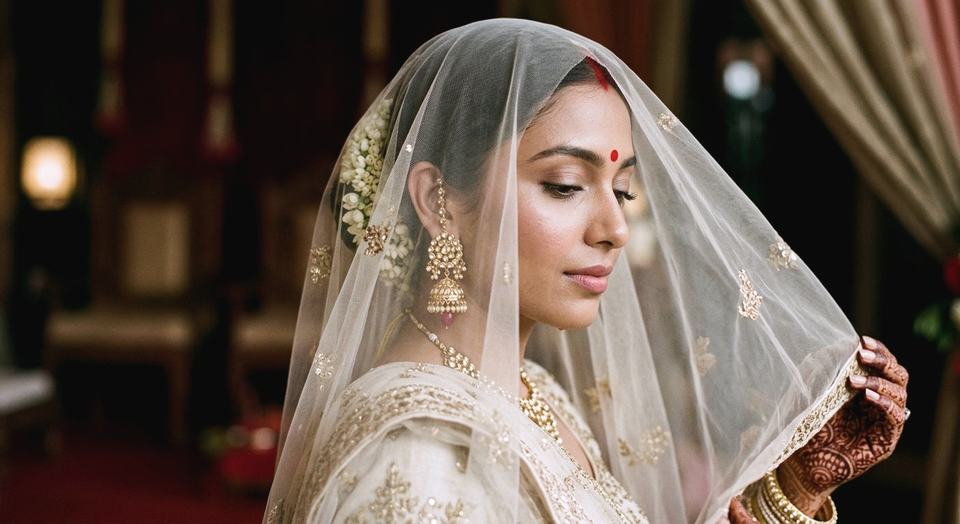
#> input picture assets/img/bridal-1-960.jpg, 960 x 524 px
$ python -i build_assets.py   (imports and definitions only)
#> lines starting #> are read from the running program, lines starting #| are printed output that depends on the picture
#> further down, picture is the input picture: PIL image 960x524 RGB; mean R, G, B 99.1, 84.8, 74.5
import json, subprocess, pathlib, base64, io
from PIL import Image, ImageEnhance, ImageFilter
ROOT = pathlib.Path('/home/user/mumbai-showcase')
IMG = ROOT/'assets/img'
# [1 line that did not run here, left out]

SRC = {
 'interior-1': ('interior', 'Living room study, illustrative'),
 'interior-2': ('interior', 'Material and light study, illustrative'),
 'bridal-1':   ('bridal',   'Bridal beauty study, illustrative'),
 'bridal-2':   ('bridal',   'Preparation still life, illustrative'),
 'couture-1':  ('couture',  'Textile and embroidery study, illustrative'),
 'couture-2':  ('couture',  'Jewellery still life, illustrative'),
 'cake-1':     ('cake',     'Celebration cake study, illustrative'),
 'cake-2':     ('cake',     'Cake detail study, illustrative'),
 'film-1':     ('film',     'Ceremony detail frame, illustrative'),
 'film-2':     ('film',     'Golden hour frame, illustrative'),
}
WIDTHS = [480, 960, 1440]
manifest = {}

def grade(im):
    # muted, filmic, slightly desaturated + lifted blacks
    im = ImageEnhance.Color(im).enhance(0.86)
    im = ImageEnhance.Contrast(im).enhance(1.04)
    r,g,b = im.split()
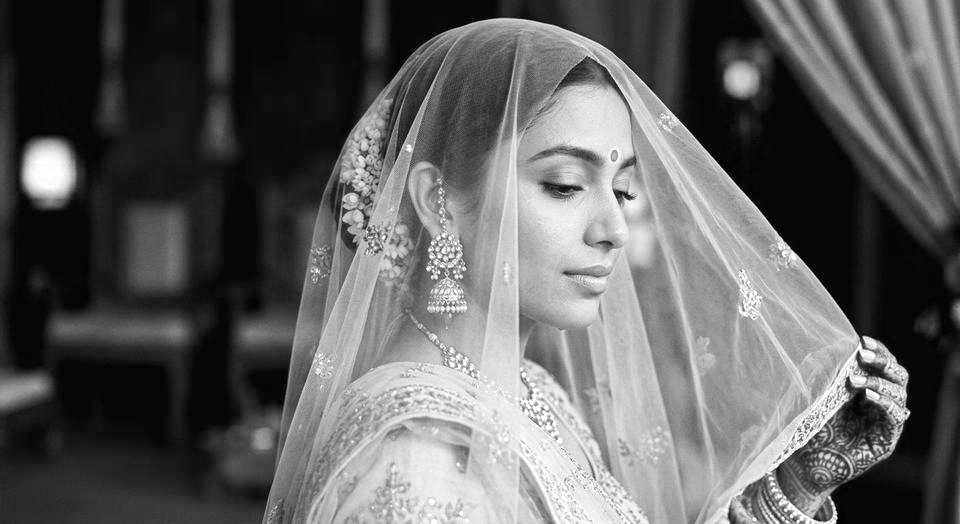
#> r: PIL image 960x524 L; min 0, max 255, mean 97
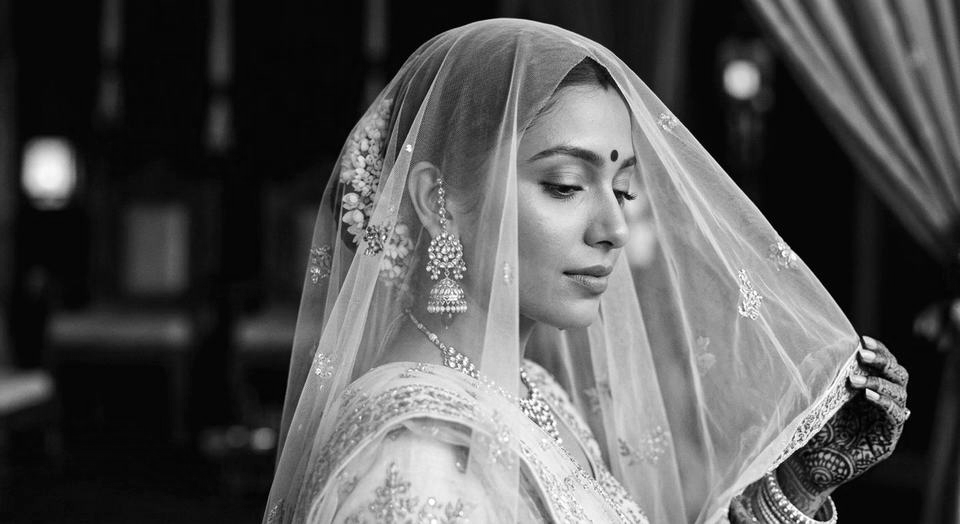
#> g: PIL image 960x524 L; min 0, max 255, mean 84.2
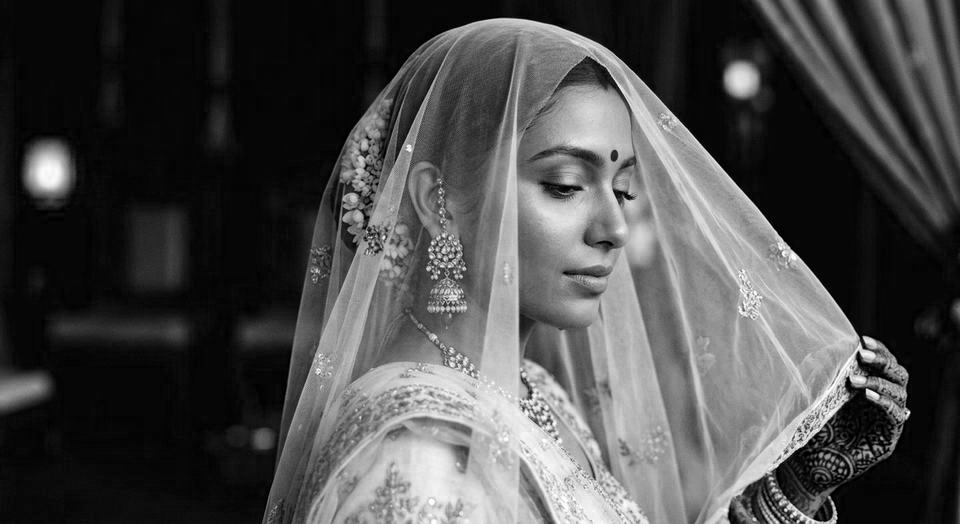
#> b: PIL image 960x524 L; min 0, max 255, mean 74.8
    r = r.point(lambda v: min(255, int(v*1.02)))
    b = b.point(lambda v: min(255, int(v*1.05)))
    im = Image.merge('RGB',(r,g,b))
    # gentle black lift
    lut = [int(10 + v*(245/255)) for v in range(256)]
    return im.point(lut*3)

# [22 lines not run here, left out]
# [1 line that did not run here, left out]
# [1 line that did not run here, left out]
# [1 line not run here, left out]
# [2 lines that did not run here, left out]
# [1 line that did not run here, left out]
# [2 lines not run here, left out]

>>> from PIL import Image
>>> picture = Image.open('assets/img/bridal-1-960.jpg')
>>> result = grade(picture)

$ run again, on assets/img/cake-2-960.jpg
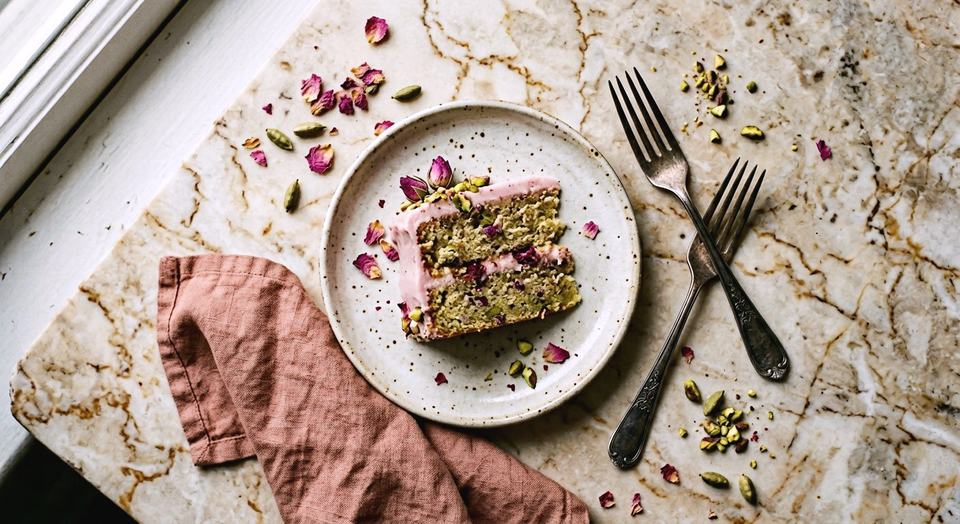
#> input picture assets/img/cake-2-960.jpg, 960 x 524 px
#> picture is the input picture: PIL image 960x524 RGB; mean R, G, B 174.4, 156.6, 144.5
#> in grade, `r,g,b = im.split()`:
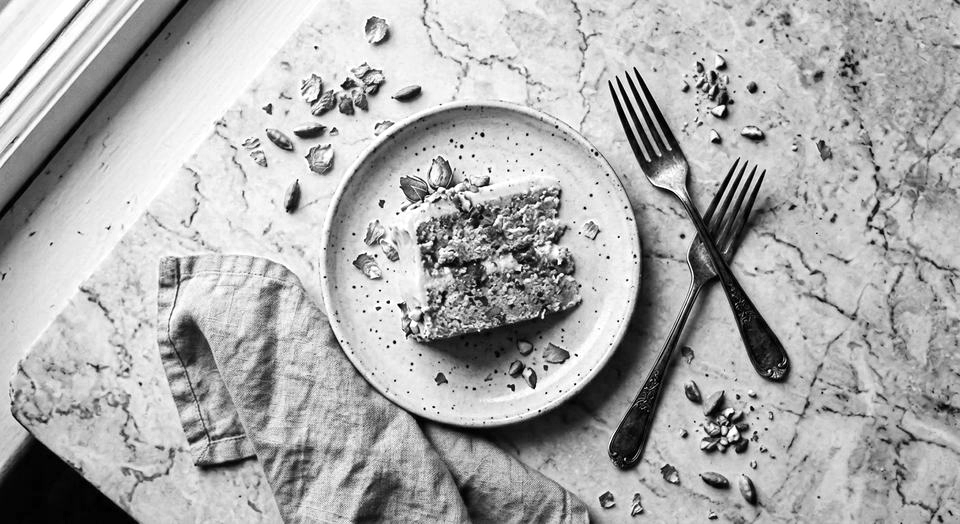
#> r: PIL image 960x524 L; min 0, max 255, mean 172
#> in grade, `r,g,b = im.split()`:
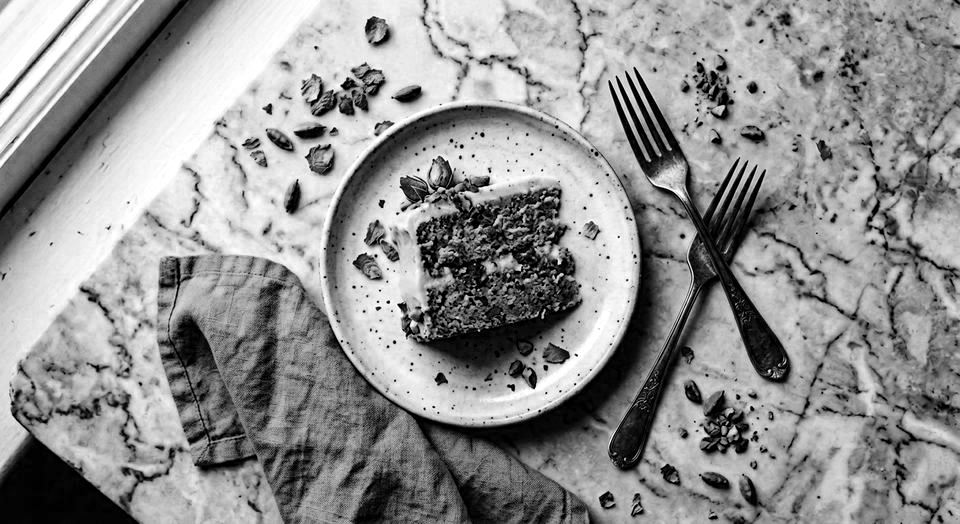
#> b: PIL image 960x524 L; min 0, max 255, mean 145.2

$ run again, on assets/img/couture-1-960.jpg
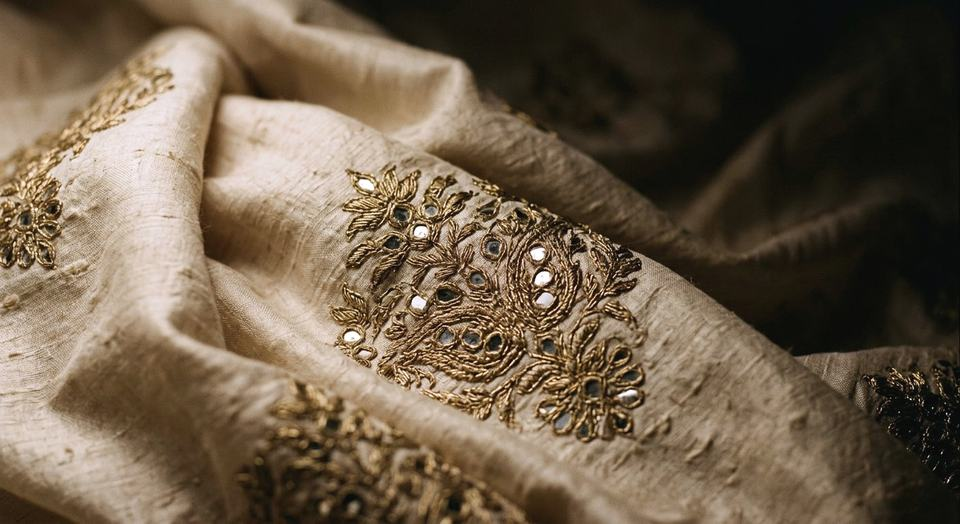
#> input picture assets/img/couture-1-960.jpg, 960 x 524 px
#> picture is the input picture: PIL image 960x524 RGB; mean R, G, B 108.1, 92.3, 73
#> in grade, `r,g,b = im.split()`:
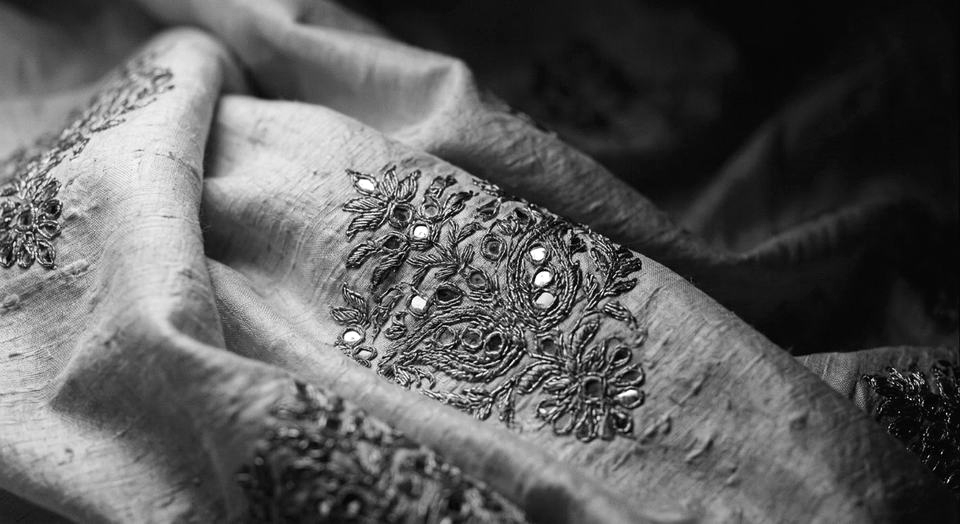
#> g: PIL image 960x524 L; min 0, max 255, mean 91.6
#> in grade, `r,g,b = im.split()`:
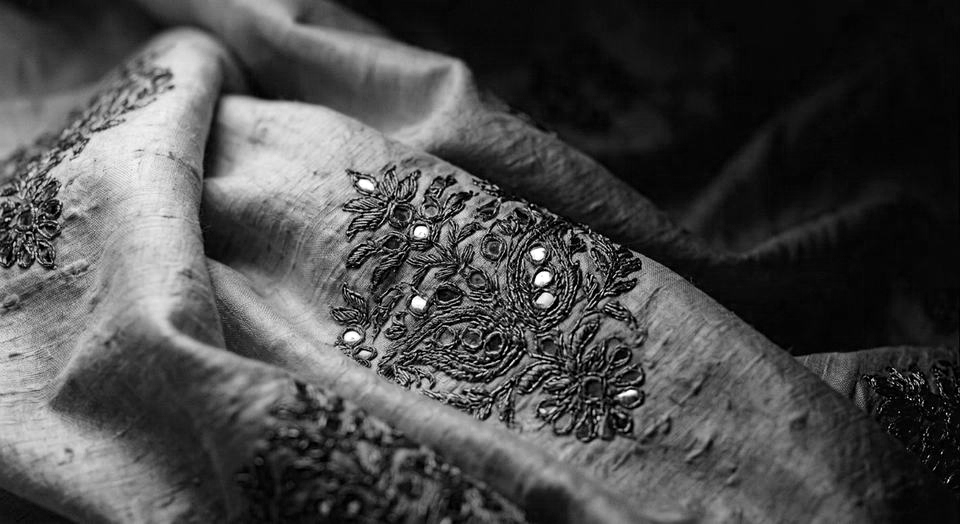
#> b: PIL image 960x524 L; min 0, max 255, mean 74.3
